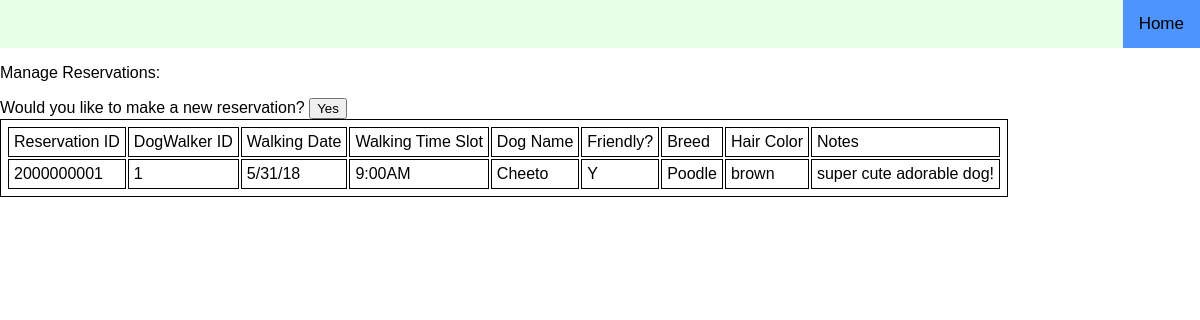
/reserve/reserve.php (signed in), run on the app's committed database.
### tables this page shows
create table reservation(
  `reservation_ID` int(9) NOT NULL,
  `dogwalker_ID` int(9) NOT NULL,
  `client_ID` int(9) NOT NULL,
  `walking_date` varchar(10) NOT NULL,
  `walking_timeslot` varchar(10) NOT NULL,
  primary key (`reservation_ID`),
  foreign key (`dogwalker_ID`) references dog_walker (`dogwalker_ID`),
  foreign key (`client_ID`) references client (`client_ID`)
);

create table dog (
  `dog_ID` int(9) NOT NULL,
  `client_ID` int(9) NOT NULL,
  `dog_Name` varchar(30) NOT NULL,
  `friendly/not_friendly` char,  
  `breed` varchar(30),
  `hair_color` varchar(30),
  `notes` varchar(128),
  primary key (`dog_ID`),
  foreign key (`client_ID`) references client (`client_ID`)
);

### reserve/reserve.php (called while the page is built, shortened)
<?php include $_SERVER['DOCUMENT_ROOT'].'/DogWalkerRegistration_COMP353/header.php' ?>
<?php
include $_SERVER['DOCUMENT_ROOT'].'/DogWalkerRegistration_COMP353/includes/db.inc.php';
$username = $_SESSION['userlogin'];
try{
  $query = "(SELECT client_ID FROM client WHERE username = '{$username}')";
  $sql2 = "SELECT * FROM reservation WHERE client_ID= {$query}";
  $reservATIONS= $pdo->query($sql2);
}
catch (PDOException $e3)
{
  $error = 'Error fetching reservations: ' . $e3->getMessage();
  include $_SERVER['DOCUMENT_ROOT'].'/DogWalkerRegistration_COMP353/errors/error.php';
  exit();
}
include 'reserve_home.html.php';

### reserve/reserve_home.html.php (the view, shortened to what this page needs)
<?php include $_SERVER['DOCUMENT_ROOT'].'/DogWalkerRegistration_COMP353/includes/db.inc.php';
 ?>
<html>
  <head>
  </head>
  <body>
    <p>Manage Reservations: </p>
    <form action="?reservation" method="get"> Would you like to make a new reservation?
    <input type="submit" value="Yes">
   </form>
   <table >
     <tr>
       <td> <?php echo "Reservation ID"; ?> </td>
      <td> <?php echo "DogWalker ID"; ?> </td>
       <td> <?php echo "Walking Date"; ?> </td>
        <td> <?php echo "Walking Time Slot"; ?> </td>
        <td> <?php echo "Dog Name"; ?> </td>
        <td> <?php echo "Friendly?"; ?> </td>
        <td> <?php echo "Breed"; ?> </td>
        <td> <?php echo "Hair Color"; ?> </td>
        <td> <?php echo "Notes"; ?> </td>
      </tr>
   <?php foreach ($reservATIONS as $resX):
     try{
       $sql2 = 'SELECT * FROM dog WHERE client_ID= ?';
       $dog= $pdo->prepare($sql2);
       $dog->execute([$resX['client_ID']]);
       $dogX = $dog->fetch();
     }
     catch (PDOException $e3)
     {
       $error = 'Error fetching clients: ' . $e3->getMessage();
       include $_SERVER['DOCUMENT_ROOT'].'/DogWalkerRegistration_COMP353/errors/error.php';
       exit();
     }
      ?>
     <tr>
     <td> <?php echo $resX['reservation_ID']; ?> </td>
      <td> <?php echo $resX['dogwalker_ID']; ?> </td>
      <td> <?php echo $resX['walking_date']; ?> </td>
       <td> <?php echo $resX['walking_timeslot']; ?> </td>
      <td> <?php echo $dogX['dog_Name']; ?> </td>
      <td> <?php echo $dogX['friendly/not_friendly']; ?> </td>
      <td> <?php echo $dogX['breed']; ?> </td>
      <td> <?php echo $dogX['hair_color']; ?> </td>
      <td> <?php echo $dogX['notes']; ?> </td>
        </tr>
      <?php endforeach; ?>
      </table>
  </body>
</html>

### header.php (style rules this page uses)
body { margin: 0; font-family: Arial, Helvetica, sans-serif; }

### reserve/reserve_home.html.php (style rules this page uses)
table,th,td { border:1px solid black; padding:5px; }

### data on the page
reservation: reservation_ID "2000000001", dogwalker_ID "1", walking_date "5/31/18", walking_timeslot "9:00AM", dog.dog_Name "Cheeto", dog.friendly/not_friendly "Y", dog.breed "Poodle", dog.hair_color "brown", dog.notes "super cute adorable dog!"
